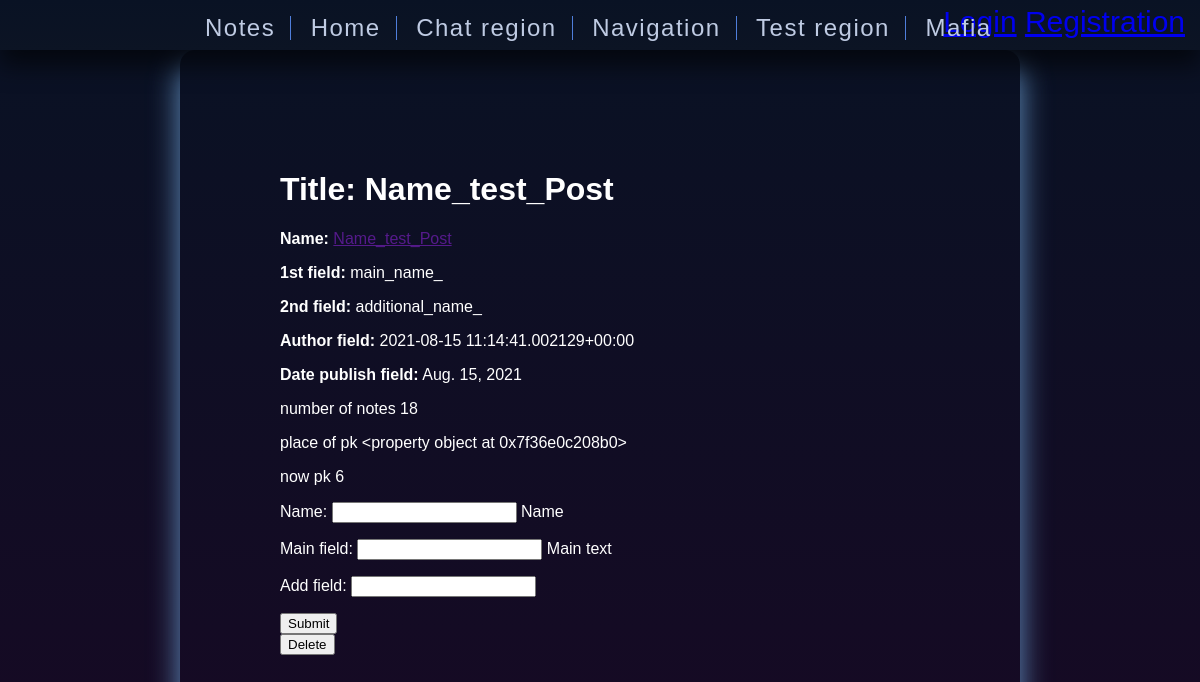
/index/note/6, run on the app's committed database.
### main/models.py (models this page shows, shortened)
class Note(models.Model):
    id = models.AutoField(primary_key=True)
    name = models.CharField(max_length=200, help_text="Name")
    main_field = models.CharField(max_length=200, help_text="Main text")
    add_field = models.CharField(max_length=200)
    author = models.CharField(max_length=50)
    publish_date = models.DateField(null=True)
    class Meta:
        ordering = ["name"]

### main/views.py (the view)
# urls.py: url(r'^note/(?P<pk>\d+)$', views.NoteDetailView.as_view(), name='note-detail'),
class NoteDetailView(generic.DetailView):
    model = Note
    def dispatch(self, request, *args, **kwargs):
        if request.method == 'GET' and 'delete' in request.GET:
            Note.objects.get(pk=kwargs['pk']).delete()
            return NotesFilter.NoteFilter(request)
        elif request.method == 'POST' and 'submit' in request.POST:
            update_object = Note.objects.get(pk=kwargs['pk'])
            context = NoteDetailView.get_context_data(self)
            return self.render_to_response(context)
        elif request.method == 'GET':
            try:
               update_object = Note.objects.get(pk=kwargs['pk'])
               context = NoteDetailView.get_context_data(self)
               return self.get(request, *args, **kwargs)
            except Note.DoesNotExist:
                e = 'Note does not exit'
                form = FilterForm()
                return render(request, 'main/notes.html', {'form': form, 'exec': e})
            except Note.MultipleObjectsReturned:
                form = FilterForm()
                return render(request, 'main/token_input.html', {'form': form})
    def get_context_data(self, **kwargs):
        self.object = self.get_object()
        context = super(NoteDetailView, self).get_context_data(**kwargs)
        context['hello'] = Note.objects.all().count()
        context['place'] = Note.pk
        context['hell'] = self.kwargs['pk']
        context['form'] = NoteForm()
        return context

### main/forms.py
class NoteForm(forms.ModelForm):
    class Meta:
        model = Note
        fields = ('name','main_field','add_field')

### main/templates/main/note_detail.html (shortened to what this page needs)
{% extends "base.html" %}
{% block content %}
<h1>Title: {{ note.name }}</h1>
<p><strong>Name:</strong> <a href="">{{ note.name }}</a></p>
<p><strong>1st field:</strong> {{ note.main_field }}</p>
<p><strong>2nd field:</strong> {{ note.add_field }}</p>
<p><strong>Author field:</strong> {{ note.author }}</p>
<p><strong>Date publish field:</strong> {{ note.publish_date }}</p>
<p>number of notes {{ hello }} </p>
<p>place of pk {{ place }} </p>
<p>now pk {{ hell }} </p>
<form action="" method="post">
    {{ form.as_p }}
    <input type="submit" name="submit" value="Submit" />
</form>
<form>
    <input type="submit" name="delete" value="Delete" />
</form>
{% endblock %}

### main/static/css/styles.css (style rules this page uses)
html { height: 100%; }
body { margin: 0; padding: 0; font-family: sans-serif; background: linear-gradient(#091224, #170924); color: white; }

### data on the page
Note: name "Name_test_Post", main_field "main_name_", add_field "additional_name_", author "2021-08-15 11:14:41.002129+00:00", publish_date "Aug. 15, 2021"

### other printed values
{{ hello }} "18"
{{ place }} "<property object at 0x7f36e0c208b0>"
{{ hell }} "6"
